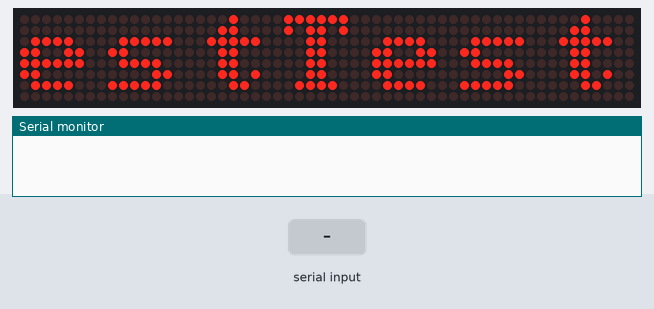
Simulated run of this sketch. Board: Arduino Uno, built with avr-gcc and run on an emulated ATmega328P. Parts: 56×8 LED matrix, the last lines printed to the serial monitor. Wiring (inferred from the names in the program): 7 × MAX7219 LED driver (orientation assumed): data pin 11; clock pin 13; CS pin 10. The inputs (shaded band) are chosen by the test bench.

Above: at 1.4 s.
1.5 s: "1" received over the second serial link
At 2.9 s:
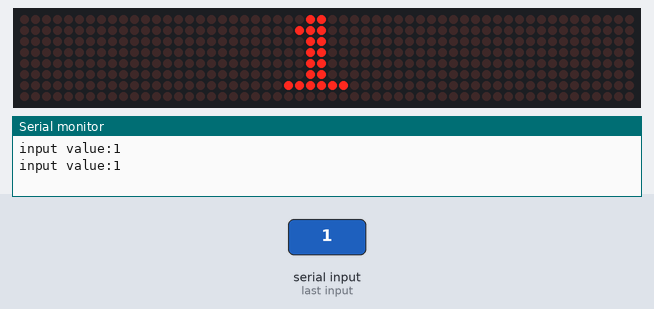
3.2 s: "0" received over the second serial link
At 4.4 s:
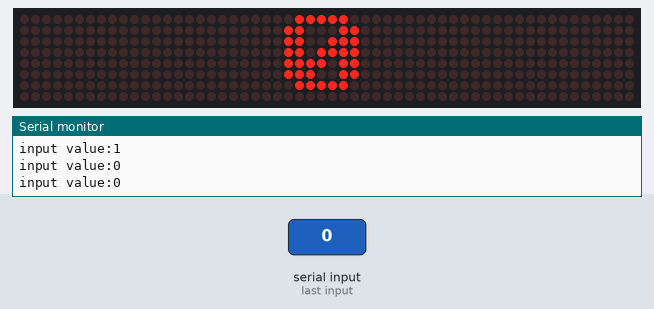
4.7 s: "2" received over the second serial link
At 5.7 s:
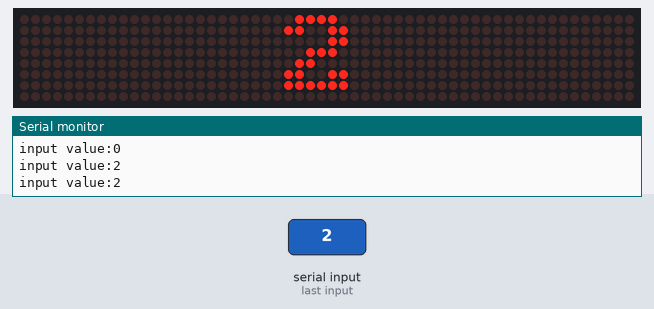
Timing chart, 0 to 7.7 s (numbered marks = the images above; inputs shaded):
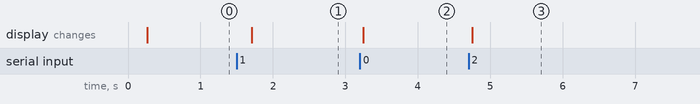

Measured:
- after the input at 1.5 s, the display: changes after 0.21 s (image 1)
- after the input at 3.2 s, the display: changes after 0.05 s (image 2)
- after the input at 4.7 s, the display: changes after 0.05 s (image 3)

The sketch:

LEDtest.ino
```cpp
#define SCK 13
#define DIN 11
#define LATCH 10
#define TEXTBUFFERLENGTH 40
#define MODULESIZE 4 /* Module Number */
#define SCROLLSPEED 50

#include <SoftwareSerial.h>
#include <LedControl.h>
SoftwareSerial BTSerial(2, 3);
String string = "Test";
String test;/* Input String to Display */
int stringLength;
uint8_t stringBuff[TEXTBUFFERLENGTH][8];
uint8_t displayBuff[MODULESIZE][8]; /* Display Data Buffer */
boolean scrollFlag = false;
int scrollTIme = SCROLLSPEED;
boolean recFlag = false; /* 시리얼 통신 한문장이 수신되면 활성화 */
String recString; /* 시리얼 통신으로 받은 문자열을 저장 */
boolean resetFlag = false; /* LED Matrix 에 표시할 데이터가 변경되야 하는 경우 활성화*/

/* Reference : https://github.com/dhepper/font8x8/blob/master/font8x8_basic.h */
const uint8_t font[128][8] PROGMEM = {
  { 0x00, 0x00, 0x00, 0x00, 0x00, 0x00, 0x00, 0x00}, // U+0000 (nul)
  { 0x00, 0x00, 0x00, 0x00, 0x00, 0x00, 0x00, 0x00}, // U+0001
  { 0x00, 0x00, 0x00, 0x00, 0x00, 0x00, 0x00, 0x00}, // U+0002
  { 0x00, 0x00, 0x00, 0x00, 0x00, 0x00, 0x00, 0x00}, // U+0003
  { 0x00, 0x00, 0x00, 0x00, 0x00, 0x00, 0x00, 0x00}, // U+0004
  { 0x00, 0x00, 0x00, 0x00, 0x00, 0x00, 0x00, 0x00}, // U+0005
  { 0x00, 0x00, 0x00, 0x00, 0x00, 0x00, 0x00, 0x00}, // U+0006
  { 0x00, 0x00, 0x00, 0x00, 0x00, 0x00, 0x00, 0x00}, // U+0007
  { 0x00, 0x00, 0x00, 0x00, 0x00, 0x00, 0x00, 0x00}, // U+0008
  { 0x00, 0x00, 0x00, 0x00, 0x00, 0x00, 0x00, 0x00}, // U+0009
  { 0x00, 0x00, 0x00, 0x00, 0x00, 0x00, 0x00, 0x00}, // U+000A
  { 0x00, 0x00, 0x00, 0x00, 0x00, 0x00, 0x00, 0x00}, // U+000B
  { 0x00, 0x00, 0x00, 0x00, 0x00, 0x00, 0x00, 0x00}, // U+000C
  { 0x00, 0x00, 0x00, 0x00, 0x00, 0x00, 0x00, 0x00}, // U+000D
  { 0x00, 0x00, 0x00, 0x00, 0x00, 0x00, 0x00, 0x00}, // U+000E
  { 0x00, 0x00, 0x00, 0x00, 0x00, 0x00, 0x00, 0x00}, // U+000F
  { 0x00, 0x00, 0x00, 0x00, 0x00, 0x00, 0x00, 0x00}, // U+0010
  { 0x00, 0x00, 0x00, 0x00, 0x00, 0x00, 0x00, 0x00}, // U+0011
  { 0x00, 0x00, 0x00, 0x00, 0x00, 0x00, 0x00, 0x00}, // U+0012
  { 0x00, 0x00, 0x00, 0x00, 0x00, 0x00, 0x00, 0x00}, // U+0013
  { 0x00, 0x00, 0x00, 0x00, 0x00, 0x00, 0x00, 0x00}, // U+0014
  { 0x00, 0x00, 0x00, 0x00, 0x00, 0x00, 0x00, 0x00}, // U+0015
  { 0x00, 0x00, 0x00, 0x00, 0x00, 0x00, 0x00, 0x00}, // U+0016
  { 0x00, 0x00, 0x00, 0x00, 0x00, 0x00, 0x00, 0x00}, // U+0017
  { 0x00, 0x00, 0x00, 0x00, 0x00, 0x00, 0x00, 0x00}, // U+0018
  { 0x00, 0x00, 0x00, 0x00, 0x00, 0x00, 0x00, 0x00}, // U+0019
  { 0x00, 0x00, 0x00, 0x00, 0x00, 0x00, 0x00, 0x00}, // U+001A
  { 0x00, 0x00, 0x00, 0x00, 0x00, 0x00, 0x00, 0x00}, // U+001B
  { 0x00, 0x00, 0x00, 0x00, 0x00, 0x00, 0x00, 0x00}, // U+001C
  { 0x00, 0x00, 0x00, 0x00, 0x00, 0x00, 0x00, 0x00}, // U+001D
  { 0x00, 0x00, 0x00, 0x00, 0x00, 0x00, 0x00, 0x00}, // U+001E
  { 0x00, 0x00, 0x00, 0x00, 0x00, 0x00, 0x00, 0x00}, // U+001F
  { 0x00, 0x00, 0x00, 0x00, 0x00, 0x00, 0x00, 0x00}, // U+0020 (space)
  { 0x18, 0x3C, 0x3C, 0x18, 0x18, 0x00, 0x18, 0x00}, // U+0021 (!)
  { 0x36, 0x36, 0x00, 0x00, 0x00, 0x00, 0x00, 0x00}, // U+0022 (")
  { 0x36, 0x36, 0x7F, 0x36, 0x7F, 0x36, 0x36, 0x00}, // U+0023 (#)
  { 0x0C, 0x3E, 0x03, 0x1E, 0x30, 0x1F, 0x0C, 0x00}, // U+0024 ($)
  { 0x00, 0x63, 0x33, 0x18, 0x0C, 0x66, 0x63, 0x00}, // U+0025 (%)
  { 0x1C, 0x36, 0x1C, 0x6E, 0x3B, 0x33, 0x6E, 0x00}, // U+0026 (&)
  { 0x06, 0x06, 0x03, 0x00, 0x00, 0x00, 0x00, 0x00}, // U+0027 (')
  { 0x18, 0x0C, 0x06, 0x06, 0x06, 0x0C, 0x18, 0x00}, // U+0028 (()
  { 0x06, 0x0C, 0x18, 0x18, 0x18, 0x0C, 0x06, 0x00}, // U+0029 ())
  { 0x00, 0x66, 0x3C, 0xFF, 0x3C, 0x66, 0x00, 0x00}, // U+002A (*)
  { 0x00, 0x0C, 0x0C, 0x3F, 0x0C, 0x0C, 0x00, 0x00}, // U+002B (+)
  { 0x00, 0x00, 0x00, 0x00, 0x00, 0x0C, 0x0C, 0x06}, // U+002C (,)
  { 0x00, 0x00, 0x00, 0x3F, 0x00, 0x00, 0x00, 0x00}, // U+002D (-)
  { 0x00, 0x00, 0x00, 0x00, 0x00, 0x0C, 0x0C, 0x00}, // U+002E (.)
  { 0x60, 0x30, 0x18, 0x0C, 0x06, 0x03, 0x01, 0x00}, // U+002F (/)
  { 0x3E, 0x63, 0x73, 0x7B, 0x6F, 0x67, 0x3E, 0x00}, // U+0030 (0)
  { 0x0C, 0x0E, 0x0C, 0x0C, 0x0C, 0x0C, 0x3F, 0x00}, // U+0031 (1)
  { 0x1E, 0x33, 0x30, 0x1C, 0x06, 0x33, 0x3F, 0x00}, // U+0032 (2)
  { 0x1E, 0x33, 0x30, 0x1C, 0x30, 0x33, 0x1E, 0x00}, // U+0033 (3)
  { 0x38, 0x3C, 0x36, 0x33, 0x7F, 0x30, 0x78, 0x00}, // U+0034 (4)
  { 0x3F, 0x03, 0x1F, 0x30, 0x30, 0x33, 0x1E, 0x00}, // U+0035 (5)
  { 0x1C, 0x06, 0x03, 0x1F, 0x33, 0x33, 0x1E, 0x00}, // U+0036 (6)
  { 0x3F, 0x33, 0x30, 0x18, 0x0C, 0x0C, 0x0C, 0x00}, // U+0037 (7)
  { 0x1E, 0x33, 0x33, 0x1E, 0x33, 0x33, 0x1E, 0x00}, // U+0038 (8)
  { 0x1E, 0x33, 0x33, 0x3E, 0x30, 0x18, 0x0E, 0x00}, // U+0039 (9)
  { 0x00, 0x0C, 0x0C, 0x00, 0x00, 0x0C, 0x0C, 0x00}, // U+003A (:)
  { 0x00, 0x0C, 0x0C, 0x00, 0x00, 0x0C, 0x0C, 0x06}, // U+003B (//)
  { 0x18, 0x0C, 0x06, 0x03, 0x06, 0x0C, 0x18, 0x00}, // U+003C (<)
  { 0x00, 0x00, 0x3F, 0x00, 0x00, 0x3F, 0x00, 0x00}, // U+003D (=)
  { 0x06, 0x0C, 0x18, 0x30, 0x18, 0x0C, 0x06, 0x00}, // U+003E (>)
  { 0x1E, 0x33, 0x30, 0x18, 0x0C, 0x00, 0x0C, 0x00}, // U+003F (?)
  { 0x3E, 0x63, 0x7B, 0x7B, 0x7B, 0x03, 0x1E, 0x00}, // U+0040 (@)
  { 0x0C, 0x1E, 0x33, 0x33, 0x3F, 0x33, 0x33, 0x00}, // U+0041 (A)
  { 0x3F, 0x66, 0x66, 0x3E, 0x66, 0x66, 0x3F, 0x00}, // U+0042 (B)
  { 0x3C, 0x66, 0x03, 0x03, 0x03, 0x66, 0x3C, 0x00}, // U+0043 (C)
  { 0x1F, 0x36, 0x66, 0x66, 0x66, 0x36, 0x1F, 0x00}, // U+0044 (D)
  { 0x7F, 0x46, 0x16, 0x1E, 0x16, 0x46, 0x7F, 0x00}, // U+0045 (E)
  { 0x7F, 0x46, 0x16, 0x1E, 0x16, 0x06, 0x0F, 0x00}, // U+0046 (F)
  { 0x3C, 0x66, 0x03, 0x03, 0x73, 0x66, 0x7C, 0x00}, // U+0047 (G)
  { 0x33, 0x33, 0x33, 0x3F, 0x33, 0x33, 0x33, 0x00}, // U+0048 (H)
  { 0x1E, 0x0C, 0x0C, 0x0C, 0x0C, 0x0C, 0x1E, 0x00}, // U+0049 (I)
  { 0x78, 0x30, 0x30, 0x30, 0x33, 0x33, 0x1E, 0x00}, // U+004A (J)
  { 0x67, 0x66, 0x36, 0x1E, 0x36, 0x66, 0x67, 0x00}, // U+004B (K)
  { 0x0F, 0x06, 0x06, 0x06, 0x46, 0x66, 0x7F, 0x00}, // U+004C (L)
  { 0x63, 0x77, 0x7F, 0x7F, 0x6B, 0x63, 0x63, 0x00}, // U+004D (M)
  { 0x63, 0x67, 0x6F, 0x7B, 0x73, 0x63, 0x63, 0x00}, // U+004E (N)
  { 0x1C, 0x36, 0x63, 0x63, 0x63, 0x36, 0x1C, 0x00}, // U+004F (O)
  { 0x3F, 0x66, 0x66, 0x3E, 0x06, 0x06, 0x0F, 0x00}, // U+0050 (P)
  { 0x1E, 0x33, 0x33, 0x33, 0x3B, 0x1E, 0x38, 0x00}, // U+0051 (Q)
  { 0x3F, 0x66, 0x66, 0x3E, 0x36, 0x66, 0x67, 0x00}, // U+0052 (R)
  { 0x1E, 0x33, 0x07, 0x0E, 0x38, 0x33, 0x1E, 0x00}, // U+0053 (S)
  { 0x3F, 0x2D, 0x0C, 0x0C, 0x0C, 0x0C, 0x1E, 0x00}, // U+0054 (T)
  { 0x33, 0x33, 0x33, 0x33, 0x33, 0x33, 0x3F, 0x00}, // U+0055 (U)
  { 0x33, 0x33, 0x33, 0x33, 0x33, 0x1E, 0x0C, 0x00}, // U+0056 (V)
  { 0x63, 0x63, 0x63, 0x6B, 0x7F, 0x77, 0x63, 0x00}, // U+0057 (W)
  { 0x63, 0x63, 0x36, 0x1C, 0x1C, 0x36, 0x63, 0x00}, // U+0058 (X)
  { 0x33, 0x33, 0x33, 0x1E, 0x0C, 0x0C, 0x1E, 0x00}, // U+0059 (Y)
  { 0x7F, 0x63, 0x31, 0x18, 0x4C, 0x66, 0x7F, 0x00}, // U+005A (Z)
  { 0x1E, 0x06, 0x06, 0x06, 0x06, 0x06, 0x1E, 0x00}, // U+005B ([)
  { 0x03, 0x06, 0x0C, 0x18, 0x30, 0x60, 0x40, 0x00}, // U+005C (\)
  { 0x1E, 0x18, 0x18, 0x18, 0x18, 0x18, 0x1E, 0x00}, // U+005D (])
  { 0x08, 0x1C, 0x36, 0x63, 0x00, 0x00, 0x00, 0x00}, // U+005E (^)
  { 0x00, 0x00, 0x00, 0x00, 0x00, 0x00, 0x00, 0xFF}, // U+005F (_)
  { 0x0C, 0x0C, 0x18, 0x00, 0x00, 0x00, 0x00, 0x00}, // U+0060 (`)
  { 0x00, 0x00, 0x1E, 0x30, 0x3E, 0x33, 0x6E, 0x00}, // U+0061 (a)
  { 0x07, 0x06, 0x06, 0x3E, 0x66, 0x66, 0x3B, 0x00}, // U+0062 (b)
  { 0x00, 0x00, 0x1E, 0x33, 0x03, 0x33, 0x1E, 0x00}, // U+0063 (c)
  { 0x38, 0x30, 0x30, 0x3e, 0x33, 0x33, 0x6E, 0x00}, // U+0064 (d)
  { 0x00, 0x00, 0x1E, 0x33, 0x3f, 0x03, 0x1E, 0x00}, // U+0065 (e)
  { 0x1C, 0x36, 0x06, 0x0f, 0x06, 0x06, 0x0F, 0x00}, // U+0066 (f)
  { 0x00, 0x00, 0x6E, 0x33, 0x33, 0x3E, 0x30, 0x1F}, // U+0067 (g)
  { 0x07, 0x06, 0x36, 0x6E, 0x66, 0x66, 0x67, 0x00}, // U+0068 (h)
  { 0x0C, 0x00, 0x0E, 0x0C, 0x0C, 0x0C, 0x1E, 0x00}, // U+0069 (i)
  { 0x30, 0x00, 0x30, 0x30, 0x30, 0x33, 0x33, 0x1E}, // U+006A (j)
  { 0x07, 0x06, 0x66, 0x36, 0x1E, 0x36, 0x67, 0x00}, // U+006B (k)
  { 0x0E, 0x0C, 0x0C, 0x0C, 0x0C, 0x0C, 0x1E, 0x00}, // U+006C (l)
  { 0x00, 0x00, 0x33, 0x7F, 0x7F, 0x6B, 0x63, 0x00}, // U+006D (m)
  { 0x00, 0x00, 0x1F, 0x33, 0x33, 0x33, 0x33, 0x00}, // U+006E (n)
  { 0x00, 0x00, 0x1E, 0x33, 0x33, 0x33, 0x1E, 0x00}, // U+006F (o)
  { 0x00, 0x00, 0x3B, 0x66, 0x66, 0x3E, 0x06, 0x0F}, // U+0070 (p)
  { 0x00, 0x00, 0x6E, 0x33, 0x33, 0x3E, 0x30, 0x78}, // U+0071 (q)
  { 0x00, 0x00, 0x3B, 0x6E, 0x66, 0x06, 0x0F, 0x00}, // U+0072 (r)
  { 0x00, 0x00, 0x3E, 0x03, 0x1E, 0x30, 0x1F, 0x00}, // U+0073 (s)
  { 0x08, 0x0C, 0x3E, 0x0C, 0x0C, 0x2C, 0x18, 0x00}, // U+0074 (t)
  { 0x00, 0x00, 0x33, 0x33, 0x33, 0x33, 0x6E, 0x00}, // U+0075 (u)
  { 0x00, 0x00, 0x33, 0x33, 0x33, 0x1E, 0x0C, 0x00}, // U+0076 (v)
  { 0x00, 0x00, 0x63, 0x6B, 0x7F, 0x7F, 0x36, 0x00}, // U+0077 (w)
  { 0x00, 0x00, 0x63, 0x36, 0x1C, 0x36, 0x63, 0x00}, // U+0078 (x)
  { 0x00, 0x00, 0x33, 0x33, 0x33, 0x3E, 0x30, 0x1F}, // U+0079 (y)
  { 0x00, 0x00, 0x3F, 0x19, 0x0C, 0x26, 0x3F, 0x00}, // U+007A (z)
  { 0x38, 0x0C, 0x0C, 0x07, 0x0C, 0x0C, 0x38, 0x00}, // U+007B ({)
  { 0x18, 0x18, 0x18, 0x00, 0x18, 0x18, 0x18, 0x00}, // U+007C (|)
  { 0x07, 0x0C, 0x0C, 0x38, 0x0C, 0x0C, 0x07, 0x00}, // U+007D (})
  { 0x6E, 0x3B, 0x00, 0x00, 0x00, 0x00, 0x00, 0x00}, // U+007E (~)
  { 0x00, 0x00, 0x00, 0x00, 0x00, 0x00, 0x00, 0x00} // U+007F
};
void setup() {
  pinMode(SCK, OUTPUT);
  pinMode(DIN, OUTPUT);
  pinMode(LATCH, OUTPUT);
  Serial.begin(9600);
  BTSerial.begin(9600);
  write_Max7219(0x09, 0x00); // Decode Mode - No decode for digits
  write_Max7219(0x0a, 0x01); // Intensity - 1/32
  write_Max7219(0x0b, 0x07); // Scan Limit - All Output Port Enable
  write_Max7219(0x0c, 0x01); // Shutdown - Normal Operation
  write_Max7219(0x0f, 0x00); // Display Test
  delay(60);
  reset_StringBuff();
}

void loop() {
  unsigned long now = millis();
  static unsigned long pastTime;
  if (now - pastTime >= scrollTIme) {
    if (scrollFlag) {
      pastTime = now;
      static int index;
      static int shiftCount;
      if (resetFlag) {
        resetFlag = false;
        index = 0;
        shiftCount = 0;
      }
      for (int i = 0 ; i < 4 ; i++) {
        for (int j = 0 ; j < 8 ; j++) {
          displayBuff[i][j] = (stringBuff[index + i][j] >> shiftCount) | stringBuff[index + i + 1][j] << 8 - shiftCount;
        }
      }
      shiftCount++;
      if (shiftCount == 8) {
        shiftCount = 0;
        index++;
      }
      if (index > stringLength + 5) {
        index = 0;
      }
      if (scrollTIme < 55) {
        write_Max7219(0x0c, 0x00);
        display_Max7219();
        write_Max7219(0x0c, 0x01);
      }
      else {
        display_Max7219();
      }
    }
  }
  if (recFlag) {
    recFlag = false;
    reset_StringBuff();
  }
  while (BTSerial.available()) {
    char myChar = (char)BTSerial.read();
    string += myChar;
    Serial.println("input value:" + string);
    delay(5);

  }

  if (!string.equals("")) {
    Serial.println("input value:" + string);
    serialEvent(string);
  }

}

void write_Max7219(uint8_t address, uint8_t data) {
  digitalWrite(LATCH, LOW);
  for (int i = 1 ; i < 8 ; i++) {
    shiftOut(DIN, SCK, MSBFIRST, address);
    shiftOut(DIN, SCK, MSBFIRST, data);
  }
  digitalWrite(LATCH, HIGH);
}

void display_Max7219() {
  for ( int rowNumber = 1 ; rowNumber < 9 ; rowNumber++) {
    digitalWrite(LATCH, LOW);
    for ( int columnData = 0 ; columnData < MODULESIZE ; columnData++) {
      shiftOut(DIN, SCK, MSBFIRST, rowNumber);
      shiftOut(DIN, SCK, LSBFIRST, displayBuff[columnData][rowNumber - 1]);
    }
    digitalWrite(LATCH, HIGH);
  }
}
void reset_StringBuff() {
  stringLength = string.length();
  for (int i = 0 ; i < TEXTBUFFERLENGTH ; i++) {
    for (int j = 0 ; j < 8 ; j++) {
      stringBuff[i][j] = 0b00;
    }
  }
  if (stringLength > 4) {
    scrollFlag = true;
    for (int i = 5 ; i < stringLength + 5 ; i++) {
      for (int j = 0 ; j < 8 ; j++) {
        stringBuff[i][j] = pgm_read_byte(&(font[string.charAt(i - 5)][j]));
      }
    }
  }
  else {
    scrollFlag = false;
    for (int i = 0 ; i < MODULESIZE ; i++) {
      for (int j = 0 ; j < 8 ; j++) {
        displayBuff[i][j] = pgm_read_byte(&(font[string.charAt(i)][j]));
        display_Max7219();
      }
    }
  }
  string = "";
  resetFlag = true;
}
void serialEvent(String ADName) {
  /*char c = (char)Serial.read();
    if((c != '\n')&&(c != '\r')){
    recString += c;
    }
    if(c == '\n'){
    string = recString;
    recString = "";
    recFlag = true;
    }*/
  String c = ADName;

  /*if (ADName == "ON") {
    lc.shutdown(0, false);
    lc.shutdown(1, false);
    lc.shutdown(2, false);
    lc.shutdown(3, false);
  }
  if (ADName == "OFF") {
    lc.shutdown(0, true);
    lc.shutdown(0, true);
    lc.shutdown(0, true);
    lc.shutdown(0, true);
  }*/


  if (!c.equals("")) {

    recFlag = true;
  }
}
```
